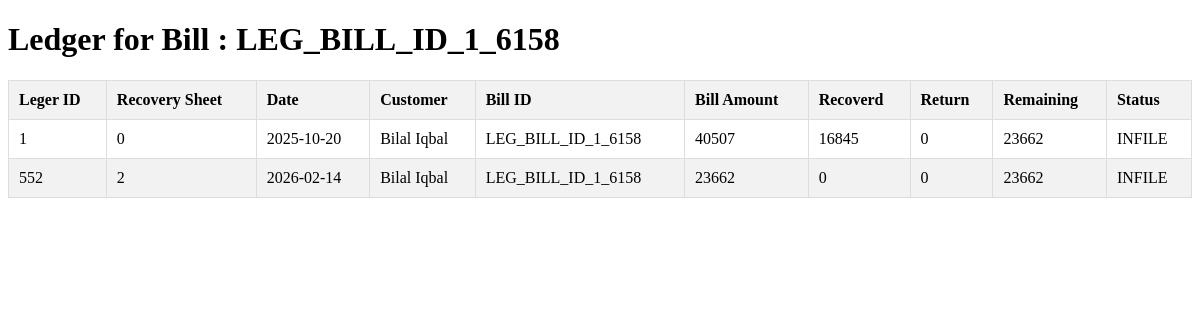
Page /ledger.php?bill_id=LEG_BILL_ID_1_6158 on the committed database.
### tables this page shows
CREATE TABLE `bill_ledger` (
  `ledger_id` int(11) NOT NULL,
  `ref_id` int(11) NOT NULL,
  `ledger_date` date NOT NULL,
  `customer_id` text NOT NULL,
  `bill_id` text NOT NULL,
  `bill_amount` bigint(20) NOT NULL,
  `recived_amount` bigint(20) NOT NULL,
  `return_amount` bigint(20) NOT NULL DEFAULT 0,
  `remaining_amount` bigint(20) NOT NULL,
  `bill_status` enum('NILL','BF','INFILE') NOT NULL DEFAULT 'INFILE'
);

CREATE TABLE `customer` (
  `customer_id` varchar(12) NOT NULL,
  `customer_name` text DEFAULT NULL,
  `customer_route` int(11) NOT NULL
);

### ledger.php (the view, shortened to what this page needs)
<?php
include('functionality/components/condb.php');
$bill_id = $_GET['bill_id'];
$sql = "SELECT a.ledger_id, a.ref_id, a.ledger_date, b.customer_name, a.bill_id, a.bill_amount, a.recived_amount, a.return_amount, a.remaining_amount, a.bill_status FROM `bill_ledger` as a LEFT JOIN customer as b ON a.customer_id = b.customer_id where a.bill_id='$bill_id'";
$result = $conn->query($sql);
?>
<!DOCTYPE html>
<html lang="en">
<head>
</head>
<body>
    <div>
        <h1>
            Ledger for Bill : <?php echo $bill_id;?>
        </h1>
    </div>
    <table>
        <thead>
            <th>Leger ID</th>
            <th>Recovery Sheet</th>
            <th>Date</th>
            <th>Customer</th>
            <th>Bill ID</th>
            <th>Bill Amount</th>
            <th>Recoverd</th>
            <th>Return</th>
            <th>Remaining</th>
            <th>Status</th>
        </thead>
        <tbody>
            <?php
            if ($result->num_rows > 0) {
                while ($row = $result->fetch_assoc()) {
                    echo "<tr>";
                    echo "<td>" . $row["ledger_id"] . "</td>";
                    echo "<td>" . $row["ref_id"] . "</td>";
                    echo "<td>" . $row["ledger_date"] . "</td>";
                    echo "<td>" . $row["customer_name"] . "</td>";
                    echo "<td>" . $row["bill_id"] . "</td>";
                    echo "<td>" . $row["bill_amount"] . "</td>";
                    echo "<td>" . $row["recived_amount"] . "</td>";
                    echo "<td>" . $row["return_amount"] . "</td>";
                    echo "<td>" . $row["remaining_amount"] . "</td>";
                    echo "<td>" . $row["bill_status"] . "</td>";
                    echo "</tr>";
                }
            } else {
                echo "0 results";
            }
            ?>
        </tbody>
    </table>
</body>
</html>

### ledger.php (style rules this page uses)
table { width: 100%; border-collapse: collapse; }
table, th, td { border: 1px solid #ddd; }
th, td { padding: 10px; text-align: left; }
th { background-color: #f2f2f2; }
tr:nth-child(even) { background-color: #f2f2f2; }

### rows in the picture
bill_ledger: ledger_id "1", ref "0", ledger_date "2025-10-20", customer.customer_name "Bilal Iqbal", bill "LEG_BILL_ID_1_6158", bill_amount "40507", recived_amount "16845", return_amount "0", remaining_amount "23662", bill_status "INFILE"
bill_ledger: ledger_id "552", ref "2", ledger_date "2026-02-14", customer.customer_name "Bilal Iqbal", bill "LEG_BILL_ID_1_6158", bill_amount "23662", recived_amount "0", return_amount "0", remaining_amount "23662", bill_status "INFILE"

### other values in the picture
$bill_id "LEG_BILL_ID_1_6158"
